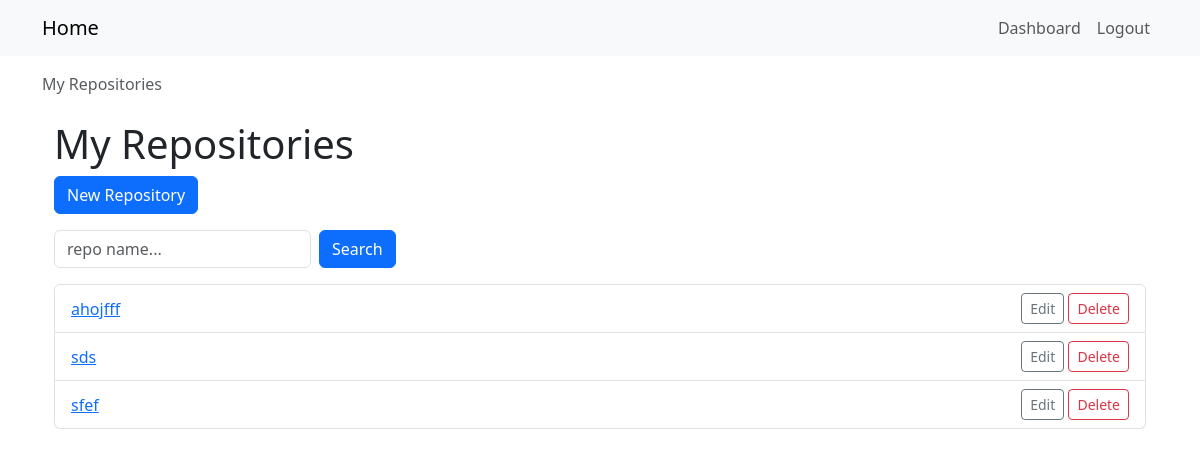
/repos/ (signed in), run on an earlier commit of the app's database.
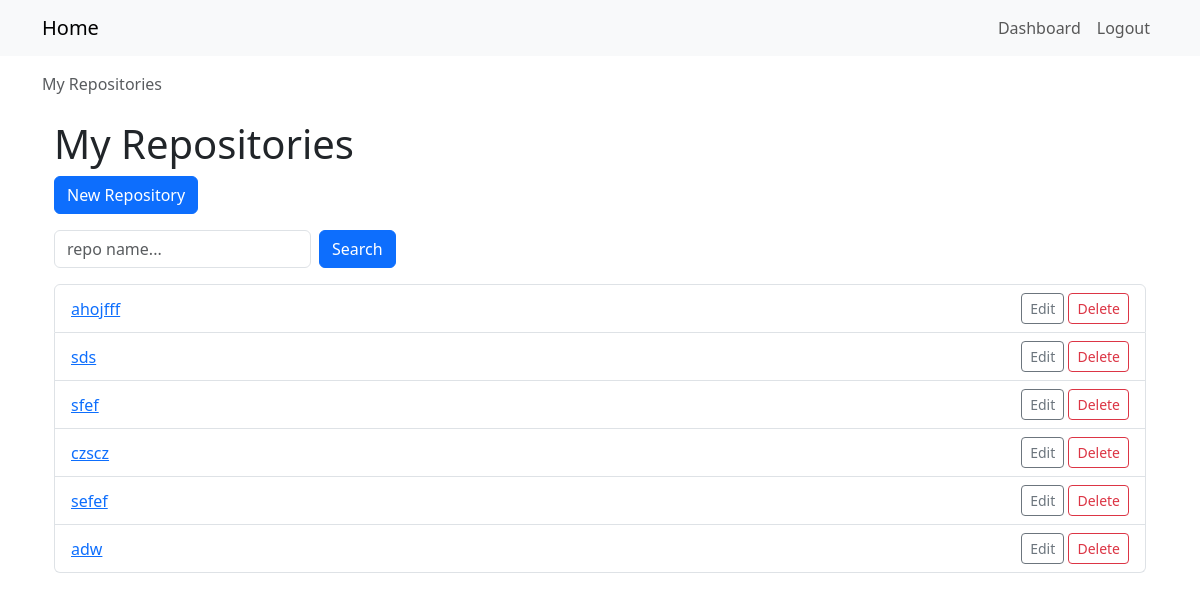
And on a later commit of the database.
### repos_app/models.py (models this page shows, shortened)
class Repository(models.Model):
    owner = models.ForeignKey(User, on_delete=models.CASCADE, related_name='repositories')
    name = models.CharField(max_length=120)
    description = models.TextField(blank=True)
    is_private = models.BooleanField(default=False)
    created_at = models.DateTimeField(auto_now_add=True)
    class Meta:
        unique_together = ('owner', 'name')

### repos_app/views.py (the view)
@login_required
def repo_list(request):
    form = RepoSearchForm(request.GET)
    repos = Repository.objects.filter(owner=request.user)
    if form.is_valid() and form.cleaned_data['query']:
        repos = repos.filter(name__icontains=form.cleaned_data['query'])
    return render(request,
              'repos_app/repo_list.html',
              {
                  'repos': repos,
                  'form': form,
               })

### repos_app/forms.py
class RepoSearchForm(forms.Form):
    query = forms.CharField(
        required=False,
        label='Search Repositories',
        widget=forms.TextInput(attrs={
            'placeholder': 'repo name...',
            'class': 'form-control',})
    )

### templates/repos_app/repo_list.html
{% extends "base.html" %}
{% block breadcrumbs %}
<nav aria-label="breadcrumb">
  <ol class="breadcrumb mb-0">
    <li class="breadcrumb-item active" aria-current="page">My Repositories</li>
  </ol>
</nav>
{% endblock %}
{% block content %}
<div class="container mt-4">
  <h1>My Repositories</h1>
  <a class="btn btn-primary mb-3" href="{% url 'repos_app:repo_create' %}">New Repository</a>
  <form class="row g-2 mb-3" method="get">
    <div class="col-auto">
      {{ form.query }}
    </div>
    <div class="col-auto">
      <button class="btn btn-primary">Search</button>
    </div>
  </form>
  <ul class="list-group">
    {% for repo in repos %}
      <li class="list-group-item d-flex justify-content-between align-items-center">
        <a href="{% url 'repos_app:repo_detail' repo.pk %}">{{ repo.name }}</a>
        <span>
          <a class="btn btn-sm btn-outline-secondary" href="{% url 'repos_app:repo_update' repo.pk %}">Edit</a>
          <a class="btn btn-sm btn-outline-danger" href="{% url 'repos_app:repo_delete' repo.pk %}">Delete</a>
        </span>
      </li>
    {% empty %}
      <li class="list-group-item">No repositories yet</li>
    {% endfor %}
  </ul>
</div>
{% endblock %}

What changed in the data, as far as the page shows it:
added Repository: name "czscz"
added Repository: name "sefef"
added Repository: name "adw"
